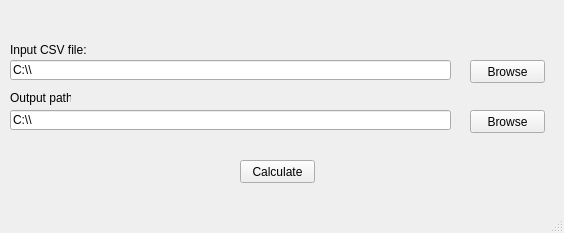
<?xml version="1.0" encoding="UTF-8"?>
<ui version="4.0">
 <class>MainWindow</class>
 <widget class="QMainWindow" name="MainWindow">
  <property name="geometry">
   <rect>
    <x>0</x>
    <y>0</y>
    <width>564</width>
    <height>233</height>
   </rect>
  </property>
  <property name="windowTitle">
   <string>MainWindow</string>
  </property>
  <widget class="QWidget" name="centralwidget">
   <widget class="QPushButton" name="pushButton">
    <property name="geometry">
     <rect>
      <x>470</x>
      <y>60</y>
      <width>75</width>
      <height>23</height>
     </rect>
    </property>
    <property name="text">
     <string>Browse</string>
    </property>
   </widget>
   <widget class="QLineEdit" name="lineEdit">
    <property name="geometry">
     <rect>
      <x>10</x>
      <y>60</y>
      <width>441</width>
      <height>20</height>
     </rect>
    </property>
    <property name="text">
     <string>C:\\</string>
    </property>
   </widget>
   <widget class="QPushButton" name="my_ok">
    <property name="geometry">
     <rect>
      <x>240</x>
      <y>160</y>
      <width>75</width>
      <height>23</height>
     </rect>
    </property>
    <property name="text">
     <string>Calculate</string>
    </property>
   </widget>
   <widget class="QLineEdit" name="lineEdit_3">
    <property name="geometry">
     <rect>
      <x>10</x>
      <y>110</y>
      <width>441</width>
      <height>20</height>
     </rect>
    </property>
    <property name="text">
     <string>C:\\</string>
    </property>
   </widget>
   <widget class="QPushButton" name="pushButton_2">
    <property name="geometry">
     <rect>
      <x>470</x>
      <y>110</y>
      <width>75</width>
      <height>23</height>
     </rect>
    </property>
    <property name="text">
     <string>Browse</string>
    </property>
   </widget>
   <widget class="QLabel" name="label">
    <property name="geometry">
     <rect>
      <x>10</x>
      <y>40</y>
      <width>81</width>
      <height>20</height>
     </rect>
    </property>
    <property name="text">
     <string>Input CSV file:</string>
    </property>
   </widget>
   <widget class="QLabel" name="label_2">
    <property name="geometry">
     <rect>
      <x>10</x>
      <y>90</y>
      <width>61</width>
      <height>16</height>
     </rect>
    </property>
    <property name="text">
     <string>Output path:</string>
    </property>
   </widget>
  </widget>
  <widget class="QMenuBar" name="menubar">
   <property name="geometry">
    <rect>
     <x>0</x>
     <y>0</y>
     <width>564</width>
     <height>21</height>
    </rect>
   </property>
  </widget>
  <widget class="QStatusBar" name="statusbar"/>
 </widget>
 <resources/>
 <connections/>
</ui>
